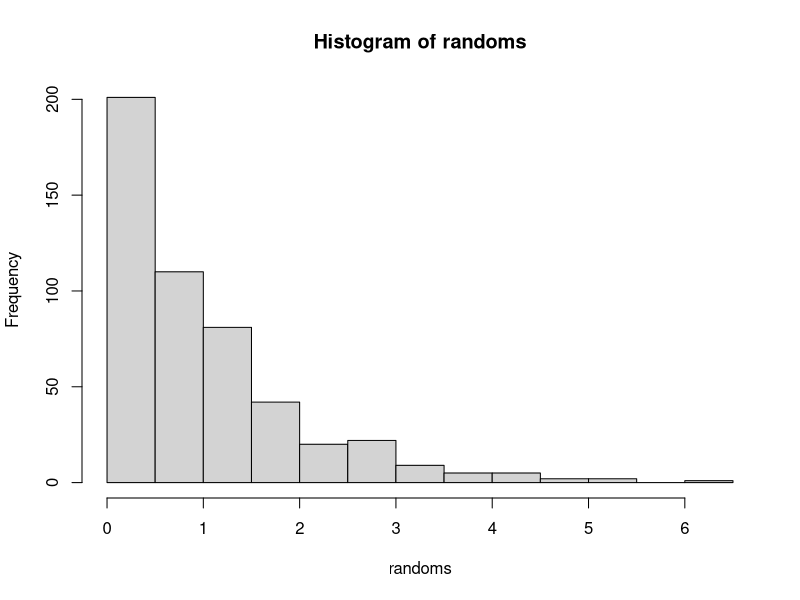

Generate this figure with R:
#Put inverse of F 
inverse<-function(U) {

	# put inverse here [we show an example]
	return(-log(1-U))

}

num_variables = 1000;

index = 1;

randoms<-vector();


while(index <=num_variables/2) {

	u = runif(1,0,1);
	
	randoms[index] = inverse(u);
	
	randoms[index+1] = inverse(1-u);

	index = index +2;

}

print(randoms);
hist(randoms);